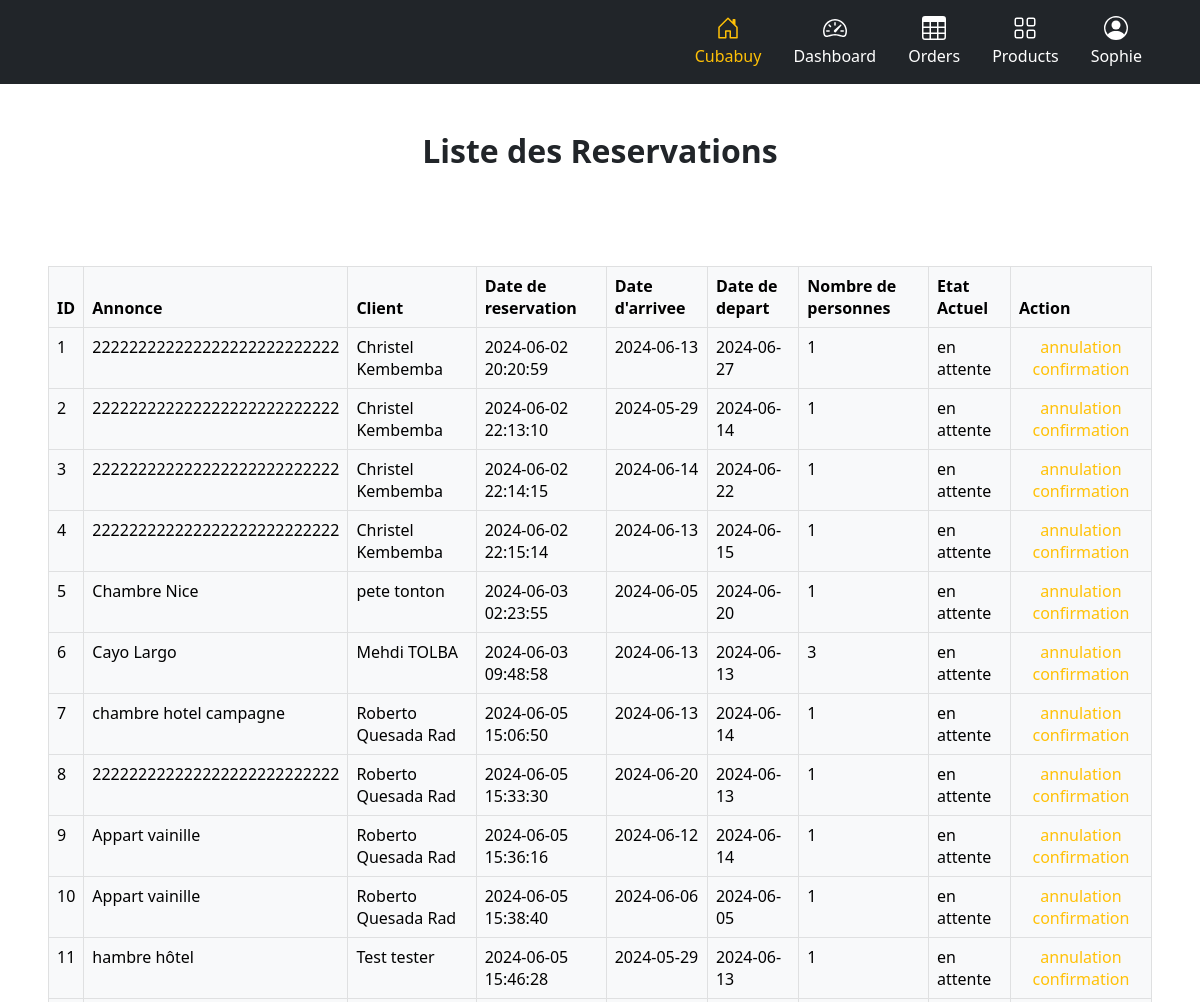
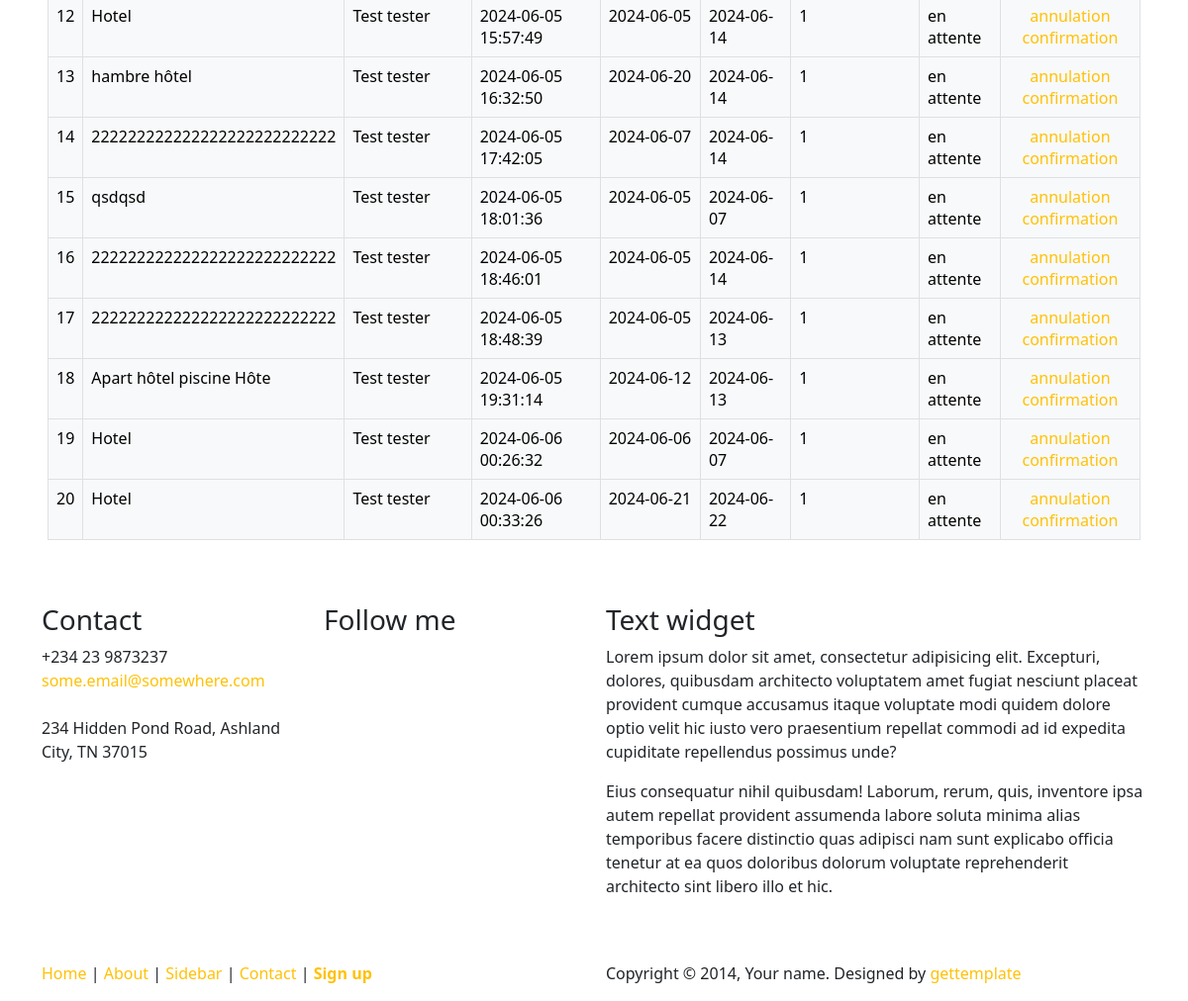
/admin/gestionReservation.php (signed in), run on an earlier commit of the app's database (2 pictures, top to bottom).
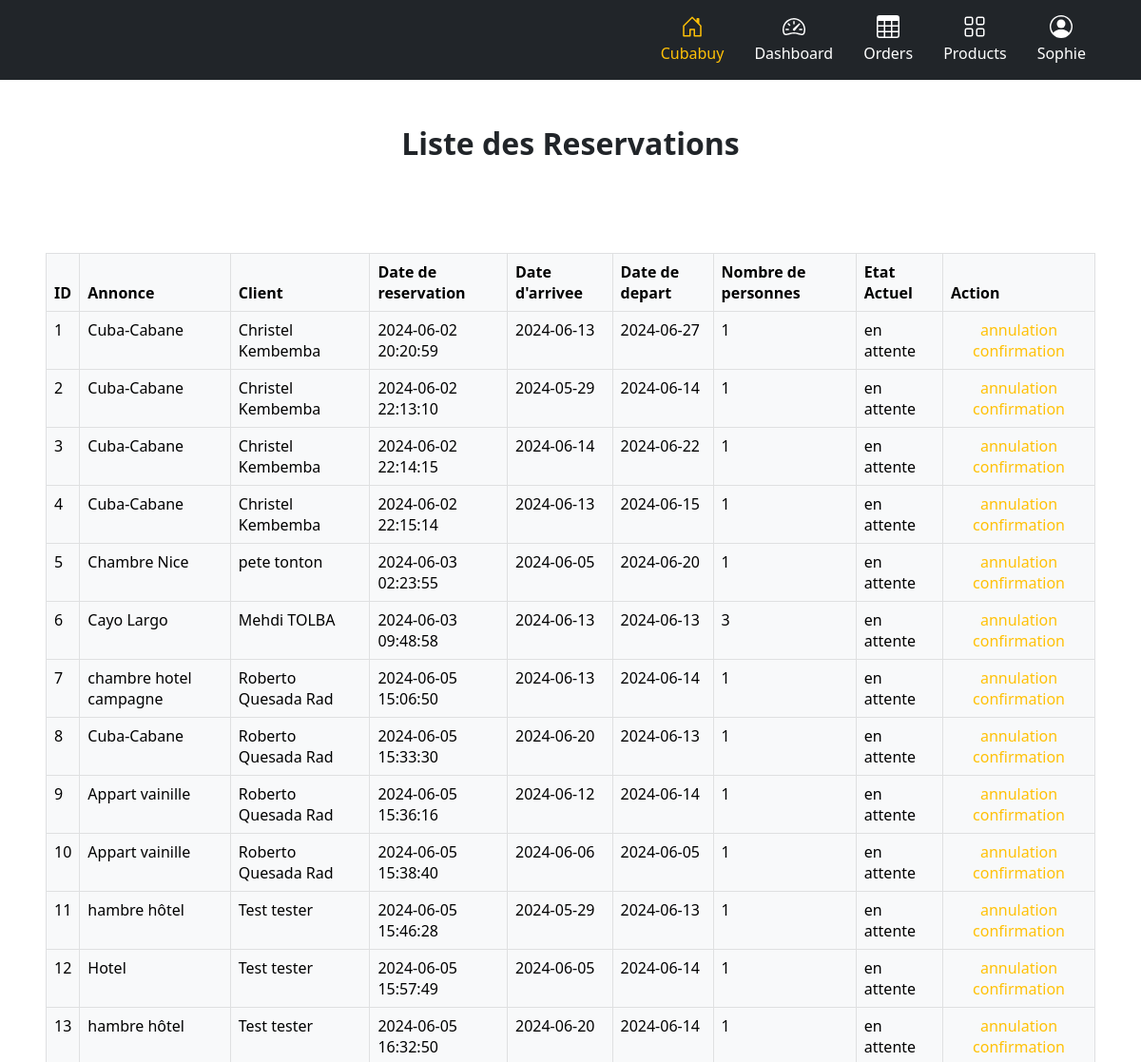
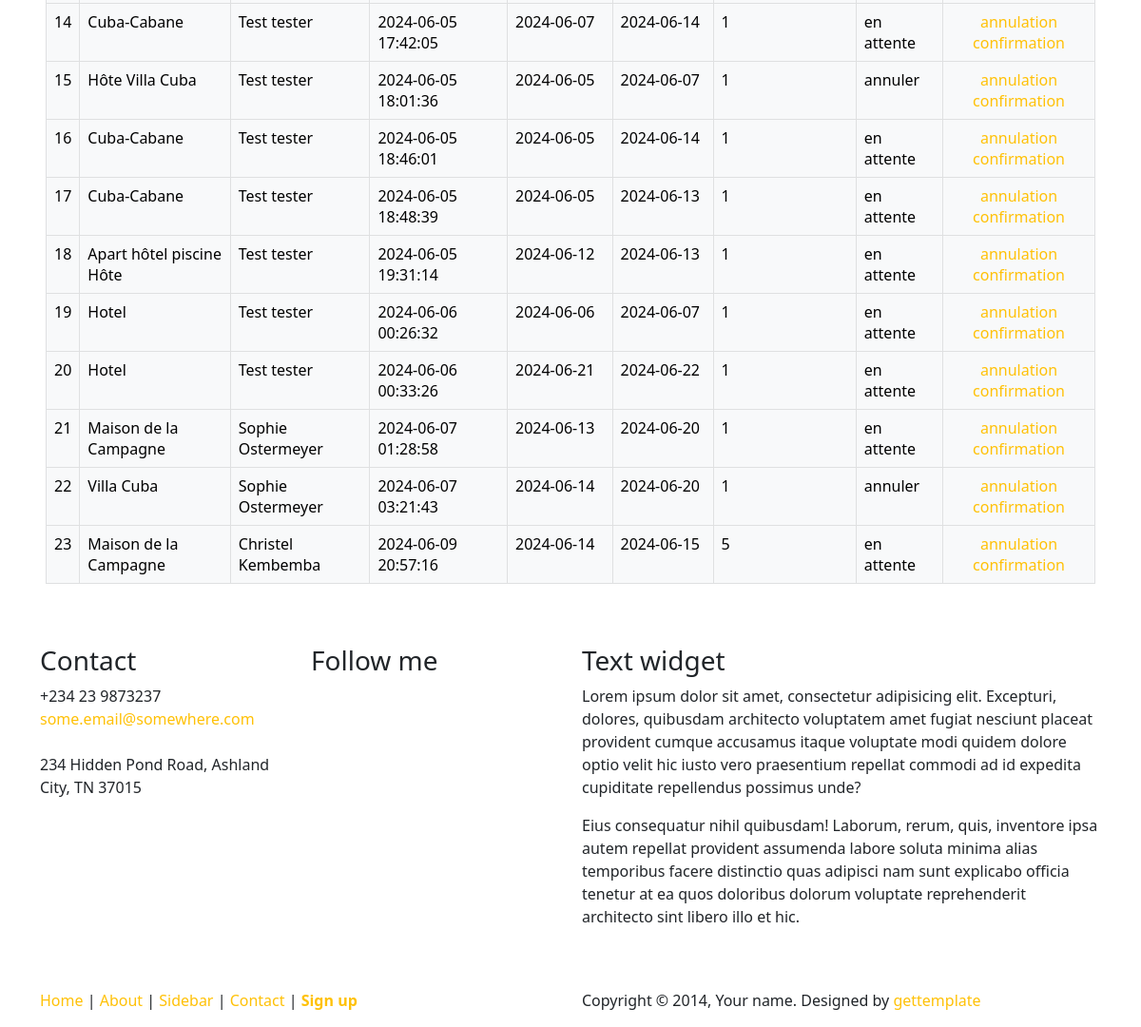
And on a later commit of the database (2 pictures, top to bottom).
### tables this page shows
CREATE TABLE `reservations` (
  `id_reservation` int NOT NULL,
  `id_annonce` int NOT NULL,
  `id_utilisateur` int NOT NULL,
  `date_reservation` datetime NOT NULL DEFAULT CURRENT_TIMESTAMP,
  `date_arrivee` date NOT NULL,
  `date_depart` date NOT NULL,
  `nombre_personnes` int NOT NULL,
  `etat_reservation` varchar(20) NOT NULL DEFAULT 'en attente'
);

CREATE TABLE `advert` (
  `id_advert` int NOT NULL,
  `photo` varchar(255) DEFAULT NULL,
  `title` varchar(100) NOT NULL,
  `description` text NOT NULL,
  `postal_code` varchar(50) NOT NULL,
  `city` varchar(50) NOT NULL,
  `type` enum('achat','location') NOT NULL,
  `price` float NOT NULL,
  `reservation_message` text,
  `is_reserved` tinyint(1) DEFAULT '0',
  `id_advert_image` int DEFAULT NULL
);

CREATE TABLE `users` (
  `id_user` int NOT NULL,
  `firstName` varchar(50) NOT NULL,
  `lastName` varchar(50) NOT NULL,
  `pseudo` varchar(50) NOT NULL,
  `email` varchar(100) NOT NULL,
  `mdp` varchar(255) NOT NULL,
  `phone` varchar(30) NOT NULL,
  `civility` enum('f','h') NOT NULL,
  `address` varchar(50) NOT NULL,
  `zipCode` varchar(50) NOT NULL,
  `city` varchar(50) NOT NULL,
  `country` varchar(50) NOT NULL,
  `role` enum('ROLE_USER','ROLE_ADMIN') DEFAULT 'ROLE_USER'
);

### inc/funtions.inc.php (called while the page is built, shortened)
<?php
function connexionBdd()
{
    $dsn = "mysql:host=" . DBHOST . ";dbname=" . DBNAME . ";charset=utf8";
    try {
        $pdo = new PDO($dsn, DBUSER, DBPASS);
        $pdo->setAttribute(PDO::ATTR_ERRMODE, PDO::ERRMODE_EXCEPTION);
        $pdo->setAttribute(PDO::ATTR_DEFAULT_FETCH_MODE, PDO::FETCH_ASSOC);
    } catch (PDOException $e) {
        die($e->getMessage());
    }
    return $pdo;
}
function showUser(int $id): array
{
    $pdo = connexionBdd();
    $sql = "SELECT * FROM users WHERE id_user = :id_user";
    $request = $pdo->prepare($sql);
    $request->execute(array(
        ':id_user' => $id
    ));
    $result = $request->fetch();
    return $result;
}
function showAnonnce($id_advert)
{
    $pdo = connexionBdd();
    $sql = $pdo->prepare("SELECT * FROM advert WHERE id_advert = :id_advert");
    $sql->bindParam(':id_advert', $id_advert);
    $sql->execute();
    $annoce = $sql->fetch();
    return $annoce;
}
function showReservations($id_utilisateur = null)
{
    if(!$id_utilisateur){
        $pdo = connexionBdd();
        $sql = $pdo->prepare("SELECT * FROM reservations");
        $sql->execute();
        $reservation = $sql->fetchAll();
        return $reservation;
    }
}

### admin/gestionReservation.php (the view, shortened to what this page needs)
<?php
require_once "../inc/boostrap.inc.php";
?>
<div class="d-flex flex-column m-5  table-responsive">
    <h2 class="text-center fw-bolder mb-5">Liste des Reservations</h2>
    <table class="table table-light table-bordered mt-5">
        <thead>
            <tr>
                <th>ID</th>
                <th>Annonce </th>
                <th>Client</th>
                <th>Date de reservation</th>
                <th>Date d'arrivee</th>
                <th>Date de depart	</th>
                <th>Nombre de personnes</th>
                <th>Etat Actuel</th>
                <th>Action</th>
            </tr>
        </thead>
        <tbody>
            <?php
            $reservations = showReservations();
            foreach ($reservations as $reservation) {
                $annonce = showAnonnce($reservation['id_annonce']);
                $user = showUser($reservation['id_utilisateur']);
            ?>
                <tr>
                    <td><?= $reservation['id_reservation'] ?></td>
                    <td><?= $annonce['title'] ?></td>
                    <td><?= $user['firstName'] . " " . $user['lastName'] ?></td>
                    <td><?= $reservation['date_reservation'] ?></td>
                    <td><?= $reservation['date_arrivee'] ?></td>
                    <td><?= $reservation['date_depart'] ?></td>
                    <td><?= $reservation['nombre_personnes'] ?></td>
                    <td><?= $reservation['etat_reservation'] ?></td>
                    <td class="text-center">
                        <a href="dashboard.php?gestionReservation&action=annulation&id_reservation=<?= $reservation['id_reservation'] ?>"> annulation</a>
                        <a href="dashboard.php?gestionReservation&action=confirmation&id_reservation=<?= $reservation['id_reservation'] ?>"> confirmation</a>
                    </td>
                </tr>
            <?php
            }
            ?>
        </tbody>
    </table>
</div>
<?php
require_once "../inc/footer.inc.php"
?>

What changed in the data, as far as the page shows it:
changed through a linked row, reservations id 1: id_annonce.title "222222222222222222222222222" → "Cuba-Cabane"
changed through a linked row, reservations id 2: id_annonce.title "222222222222222222222222222" → "Cuba-Cabane"
changed through a linked row, reservations id 3: id_annonce.title "222222222222222222222222222" → "Cuba-Cabane"
changed through a linked row, reservations id 4: id_annonce.title "222222222222222222222222222" → "Cuba-Cabane"
changed through a linked row, reservations id 8: id_annonce.title "222222222222222222222222222" → "Cuba-Cabane"
changed through a linked row, reservations id 14: id_annonce.title "222222222222222222222222222" → "Cuba-Cabane"
changed reservations id 15: id_annonce.title "qsdqsd" → "Hôte Villa Cuba"; etat_reservation "en attente" → "annuler"
changed through a linked row, reservations id 16: id_annonce.title "222222222222222222222222222" → "Cuba-Cabane"
changed through a linked row, reservations id 17: id_annonce.title "222222222222222222222222222" → "Cuba-Cabane"
added reservations: id_reservation "21", id_annonce.title "Maison de la Campagne", id_utilisateur.firstName "Sophie", id_utilisateur.lastName "Ostermeyer", date_reservation "2024-06-07 01:28:58", date_arrivee "2024-06-13", date_depart "2024-06-20", nombre_personnes "1", etat_reservation "en attente"
added reservations: id_reservation "22", id_annonce.title "Villa Cuba", id_utilisateur.firstName "Sophie", id_utilisateur.lastName "Ostermeyer", date_reservation "2024-06-07 03:21:43", date_arrivee "2024-06-14", date_depart "2024-06-20", nombre_personnes "1", etat_reservation "annuler"
added reservations: id_reservation "23", id_annonce.title "Maison de la Campagne", id_utilisateur.firstName "Christel", id_utilisateur.lastName "Kembemba", date_reservation "2024-06-09 20:57:16", date_arrivee "2024-06-14", date_depart "2024-06-15", nombre_personnes "5", etat_reservation "en attente"
